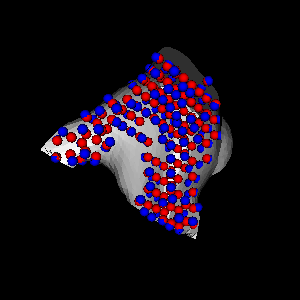

Recreate this plot in Python.
#!/usr/bin/env python

# Compute implicit distances from a cuspy surface, display interior
# points as red glyphs and closest surface points as blue glyphs.

import os

# Factory overrides
import vtkmodules.vtkInteractionStyle  # noqa: F401
import vtkmodules.vtkRenderingOpenGL2  # noqa: F401

from vtkmodules.vtkCommonCore import vtkPoints
from vtkmodules.vtkCommonDataModel import vtkPolyData
from vtkmodules.vtkFiltersCore import (
    vtkGlyph3D,
    vtkImplicitPolyDataDistance,
)
from vtkmodules.vtkFiltersSources import vtkSphereSource
from vtkmodules.vtkIOXML import vtkXMLPolyDataReader
from vtkmodules.vtkRenderingCore import (
    vtkActor,
    vtkPolyDataMapper,
    vtkRenderWindow,
    vtkRenderWindowInteractor,
    vtkRenderer,
)

# Data file path (relative to this script)
data_dir = os.environ.get("VPE_DATA_DIR", os.path.dirname(os.path.abspath(__file__)))

# Reader: load the cuspy surface
reader = vtkXMLPolyDataReader()
reader.SetFileName(os.path.join(data_dir, "CuspySurface.vtp"))
reader.Update()

# Set up implicit distance calculator
implicit_distance = vtkImplicitPolyDataDistance()
implicit_distance.SetInput(reader.GetOutput())

# Compute distances to test points on a grid
inside_points = vtkPoints()
surface_points = vtkPoints()

x_range = (-47.6, 46.9)
y_range = (-18.2, 82.1)
z_range = (1.63, 102.0)
spacing = 10.0

z = z_range[0]
while z < z_range[1]:
    y = y_range[0]
    while y < y_range[1]:
        x = x_range[0]
        while x < x_range[1]:
            point = [x, y, z]
            surface_point = [0.0, 0.0, 0.0]
            distance = implicit_distance.EvaluateFunctionAndGetClosestPoint(point, surface_point)
            if distance <= 0.0:
                inside_points.InsertNextPoint(point)
                surface_points.InsertNextPoint(surface_point)
            x += spacing
        y += spacing
    z += spacing

# Inside points: red sphere glyphs
inside_polydata = vtkPolyData()
inside_polydata.SetPoints(inside_points)

inside_sphere = vtkSphereSource()
inside_sphere.SetRadius(3)

inside_glypher = vtkGlyph3D()
inside_glypher.SetInputData(inside_polydata)
inside_glypher.SetSourceConnection(inside_sphere.GetOutputPort())

inside_mapper = vtkPolyDataMapper()
inside_mapper.SetInputConnection(inside_glypher.GetOutputPort())

inside_actor = vtkActor()
inside_actor.SetMapper(inside_mapper)
inside_actor.GetProperty().SetColor(1.0, 0.0, 0.0)

# Surface points: blue sphere glyphs
surface_polydata = vtkPolyData()
surface_polydata.SetPoints(surface_points)

surface_sphere = vtkSphereSource()
surface_sphere.SetRadius(3)

surface_glypher = vtkGlyph3D()
surface_glypher.SetInputData(surface_polydata)
surface_glypher.SetSourceConnection(surface_sphere.GetOutputPort())

surface_mapper = vtkPolyDataMapper()
surface_mapper.SetInputConnection(surface_glypher.GetOutputPort())

surface_actor = vtkActor()
surface_actor.SetMapper(surface_mapper)
surface_actor.GetProperty().SetColor(0.0, 0.0, 1.0)

# Bounding surface
surface_display_mapper = vtkPolyDataMapper()
surface_display_mapper.SetInputConnection(reader.GetOutputPort())

surface_display_actor = vtkActor()
surface_display_actor.SetMapper(surface_display_mapper)
surface_display_actor.GetProperty().FrontfaceCullingOn()

# Renderer
renderer = vtkRenderer()
renderer.AddActor(inside_actor)
renderer.AddActor(surface_actor)
renderer.AddActor(surface_display_actor)
renderer.SetBackground(0.0, 0.0, 0.0)

# Window
render_window = vtkRenderWindow()
render_window.SetMultiSamples(0)
render_window.AddRenderer(renderer)
render_window.SetSize(300, 300)
render_window.SetWindowName("implicit polydata distance")

# Scene
renderer.ResetCamera()
camera = renderer.GetActiveCamera()
camera.Azimuth(30)
camera.Elevation(-20)

# Interactor
interactor = vtkRenderWindowInteractor()
interactor.SetRenderWindow(render_window)

interactor.Initialize()
interactor.Start()
